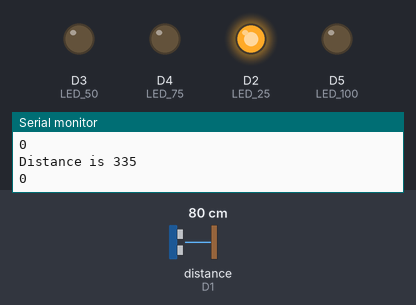
Recording of a sketch running on a simulated ESP8266 (NodeMCU). Shown: output pins drawn as LEDs (lit = HIGH), the last lines printed to the serial monitor. Wiring (inferred from the names in the program): ultrasonic range finder: trigger D0; echo D1. The inputs (shaded band) are chosen by the test bench; at power-on: distance to the obstacle (sensor on D1) 80 cm. The echo pulse lasts 58.3 µs per cm; WiFi joins after 1.5 s; servers stay silent unless stated; pins used as bus, display or sensor lines are not drawn.

Above: at 2.7 s.
2.8 s: distance to the obstacle (sensor on D1) set to 18 cm
4.7 s: distance to the obstacle (sensor on D1) set to 14 cm
At 6.4 s:
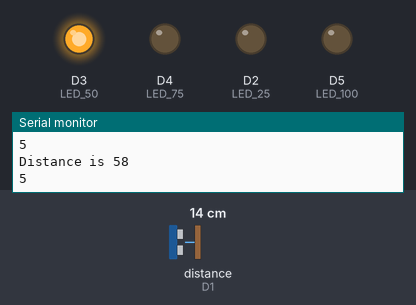
6.8 s: distance to the obstacle (sensor on D1) set to 11 cm
At 8.4 s:
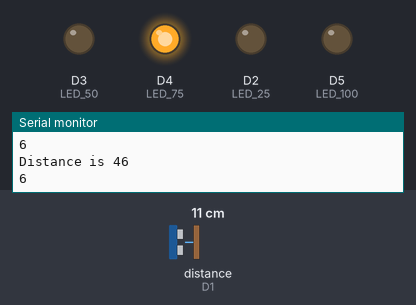
8.8 s: distance to the obstacle (sensor on D1) set to 9 cm
10.5 s: distance to the obstacle (sensor on D1) set to 6 cm
At 12.3 s:
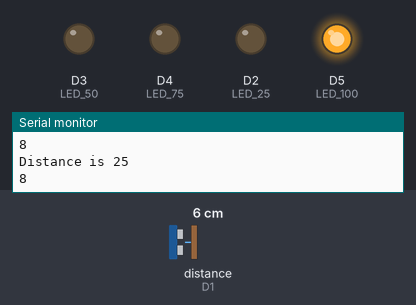
12.6 s: distance to the obstacle (sensor on D1) set to 35 cm
At 14.1 s:
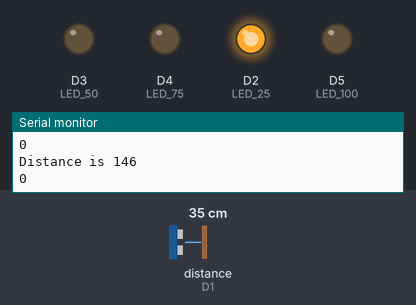
Timing chart, 0 to 15.6 s (numbered marks = the images above; inputs shaded):
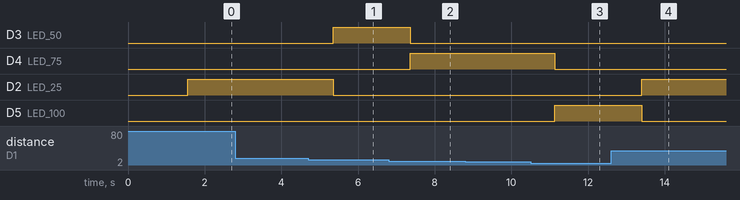

The sketch:

garbage_level_sender.ino
```cpp
#include <FirebaseArduino.h>
#include <ArduinoJson.h>
#include <ESP8266WiFi.h>
// Set these to run example.
#define FIREBASE_HOST "wastie-9b3e2.firebaseio.com"
//#define FIREBASE_HOST "hawkbit-9eefb.firebaseio.com"
#define FIREBASE_AUTH "kCOStqKEGyV559ndYPne2FEdVu04TMmeTO5bG7AK"
//#define FIREBASE_AUTH "B6vj9ipfFz5Oj4WhyVaYll4S0bhMzE6GSOhiQg2k"
#define WIFI_SSID "Nobelium"
#define WIFI_PASSWORD "pointblank"

#define ADDRESS "dustbin1"

#define trigPin D0
#define echoPin D1

#define LED_25 D2
#define LED_50 D3
#define LED_75 D4
#define LED_100 D5

//#define multi (0.034/2/19*40)
#define multi 1/13.92
#define level1  100
#define level2  90
#define level3  80
#define level4  70
#define level5  60
#define level6  50
#define level7  40
#define level8  30
#define level9  20
#define level10 10
//level10 < level1

long duration;
int distance;
int state;
int state_buffer[3] = {1,1,1};
int sonar_data;
//String chipId = " Chip/Hawkbit2";

void setup() {
  Serial.begin(9600);
  //Set pins
 // pinMode(D0, INPUT);
  // for LED
  pinMode(LED_25, OUTPUT);
  pinMode(LED_50, OUTPUT);
  pinMode(LED_75, OUTPUT);
  pinMode(LED_100, OUTPUT);
  //for Sonar
  pinMode(trigPin, OUTPUT); // Sets the trigPin as an Output
  pinMode(echoPin, INPUT); // Sets the echoPin as an Input

  // connect to wifi.
  WiFi.begin(WIFI_SSID, WIFI_PASSWORD);
  Serial.print("connecting");
  while (WiFi.status() != WL_CONNECTED) {
    Serial.print(".");
    delay(500);
  }
  Serial.println();
  Serial.print("connected: ");
  Serial.println(WiFi.localIP());

  Firebase.begin(FIREBASE_HOST, FIREBASE_AUTH);
}

void set_Data(){

  // set value
  Firebase.setFloat(ADDRESS, sonar_data);
}

int get_data_from_sonar(){
  // Clears the trigPin
  digitalWrite(trigPin, LOW);
  delayMicroseconds(2);
  // Sets the trigPin on HIGH state for 10 micro seconds
  digitalWrite(trigPin, HIGH);
  delayMicroseconds(10);
  digitalWrite(trigPin, LOW);
  // Reads the echoPin, returns the sound wave travel time in microseconds
  duration = pulseIn(echoPin, HIGH);
  // Calculating the distance
  distance= duration* multi;
  Serial.print("Distance is ");
  Serial.println(distance);

  // Prints the distance on the Serial Monitor
  //Serial.print("Distance: ");
  //Serial.println(distance);

  //Figuring Out State
  state_buffer[0] = state_buffer[1];
  state_buffer[1] = state_buffer[2];

 // if (distance <= level10)
 //   state_buffer[2] = 10;
  if (distance <= level9)
    state_buffer[2] = 9;
  else if (distance <= level8)
    state_buffer[2] = 8;
  else if (distance <= level7)
    state_buffer[2] = 7;
  else if (distance <= level6)
    state_buffer[2] = 6;
  else if (distance <= level5)
    state_buffer[2] = 5;
  else if (distance <= level4)
    state_buffer[2] = 4;
  else if (distance <= level3)
    state_buffer[2] = 3;
  else if (distance <= level2)
    state_buffer[2] = 2;
  else if (distance <= level1)
    state_buffer[2] = 1;
  else
    state_buffer[2] = 0; //JITTER

//Change state if the state value stays consistent for 3 readings
  if (state_buffer[0] == state_buffer[1] && state_buffer[1] == state_buffer[2])
    state = state_buffer[1];

  delay(50);
  return state;
}

void led_driver(){
  digitalWrite(LED_25, LOW);
  digitalWrite(LED_50, LOW);
  digitalWrite(LED_75, LOW);
  digitalWrite(LED_100, LOW);

  if(sonar_data == 1 || sonar_data == 2 || sonar_data == 3 || sonar_data == 0){
    digitalWrite(LED_25, HIGH);
  }
  else if(sonar_data == 4 || sonar_data == 5){
    digitalWrite(LED_50, HIGH);
  }
  else if(sonar_data == 6 || sonar_data == 7){
    digitalWrite(LED_75, HIGH);
  }
  else{
    digitalWrite(LED_100, HIGH);
  }
}

void loop(){
  sonar_data = get_data_from_sonar();
  Serial.println();
  Serial.println(sonar_data);
  led_driver();
  set_Data();
  if (Firebase.failed()) {
      Serial.print("setting /number failed:");
      Serial.println(Firebase.error());
      return;
  }
  delay(50);
}
```

Measured:
- the behaviour switches between 17 and 16 cm on distance to the obstacle (sensor on D1) (found by bisection; images 0 and 1)
- the behaviour switches between 13 and 12 cm on distance to the obstacle (sensor on D1) (found by bisection; images 1 and 2)
- the behaviour switches between 8 and 7 cm on distance to the obstacle (sensor on D1) (found by bisection; images 2 and 3)
- after the input at 4.7 s, D3 (LED_50): LOW → HIGH after 0.65 s; D2 (LED_25): HIGH → LOW after 0.65 s
- after the input at 6.8 s, D3 (LED_50): HIGH → LOW after 0.56 s; D4 (LED_75): LOW → HIGH after 0.56 s
- after the input at 10.5 s, D4 (LED_75): HIGH → LOW after 0.63 s; D5 (LED_100): LOW → HIGH after 0.63 s
- after the input at 12.6 s, D2 (LED_25): LOW → HIGH after 0.80 s; D5 (LED_100): HIGH → LOW after 0.80 s
